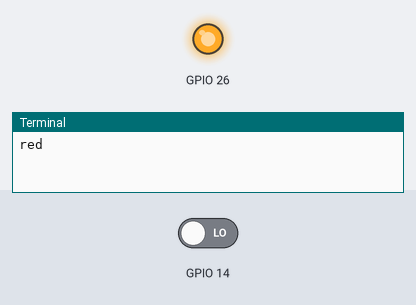
Recording of a program running on a simulated Raspberry Pi (BCM pin numbers). Shown: output pins drawn as LEDs (lit = HIGH), the last lines printed to the terminal. The inputs (shaded band) are chosen by the test bench; at power-on: GPIO 14 LOW. The clock reads 2024-03-15 10:24:30 at power-on unless the program sets it; the camera gives no picture and a still takes 0.5 s. At 10.0 s the program stops and its outputs stay as they are.

Above: at 0.1 s.
At 10.1 s:
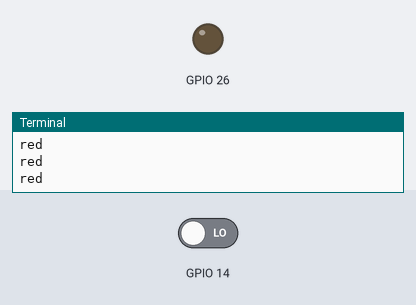
Timing chart, 0 to 11.5 s (numbered marks = the images above):
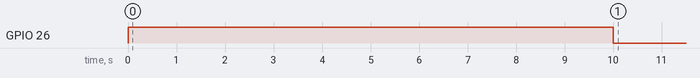

The program:

controller.py
```python
#!/usr/bin/env python
# -*- coding: utf-8 -*-
import RPi.GPIO as GPIO
import datetime
import picamera
import time

# 如果RPi.GRIO检测到一个引脚已经被设置成了非默认值，那么你将看到一个警告信息。你可以通过下列代码禁用警告
GPIO.setwarnings(False)
# 通过红外感应控制灯泡的亮灭
GPIO.setmode(GPIO.BCM)
# 设置pin14负责输出电压亮灯
# GPIO.setup(4, GPIO.OUT)
# 设置蜂鸣器
GPIO.setup(26, GPIO.OUT)
# 设置pin14负责接收红外感应
GPIO.setup(14, GPIO.IN)
# 红外感应器检测到数据，启动（0表示有障碍，1表示没障碍）
count = 5
while count > 0:
    if GPIO.input(14) == int(0):
        # 关闭蜂鸣器
        print('red')
        GPIO.output(26, GPIO.HIGH)
        # GPIO.output(4, GPIO.HIGH)
        time.sleep(0.5)
        with picamera.PiCamera() as camera:
            camera.resolution = (1024, 768)
            camera.start_preview()
            # 摄像头预热1秒
            time.sleep(1)
            # 根据时间戳给照片命名
            stamp = time.strftime("%Y%m%d%H%M%S", time.localtime())
            camera.capture(stamp + '.jpg')
            count = count - 1
    else:
        # 蜂鸣器开启
        print('no red')
        GPIO.output(26, GPIO.LOW)
        time.sleep(1)
        count = count - 1
GPIO.cleanup()
```
